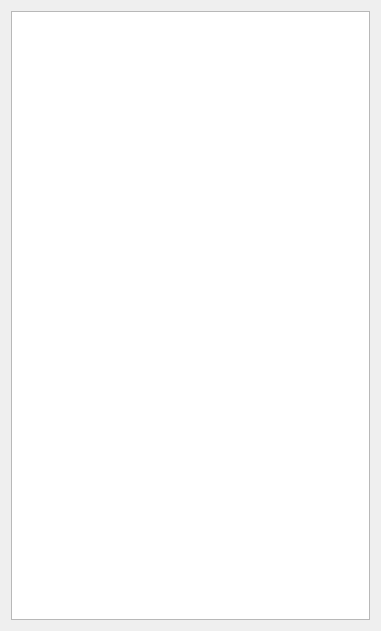
<?xml version="1.0" encoding="UTF-8"?>
<ui version="4.0">
 <class>PlayersPanel</class>
 <widget class="QWidget" name="PlayersPanel">
  <property name="geometry">
   <rect>
    <x>0</x>
    <y>0</y>
    <width>381</width>
    <height>631</height>
   </rect>
  </property>
  <property name="windowTitle">
   <string>Player List</string>
  </property>
  <layout class="QVBoxLayout" name="verticalLayout_2">
   <item>
    <layout class="QVBoxLayout" name="verticalLayout">
     <item>
      <widget class="UserListView" name="m_playerView"/>
     </item>
     <item>
      <layout class="QHBoxLayout" name="horizontalLayout"/>
     </item>
    </layout>
   </item>
  </layout>
 </widget>
 <customwidgets>
  <customwidget>
   <class>UserListView</class>
   <extends>QTreeView</extends>
   <header>modelviews/userlistview.h</header>
  </customwidget>
 </customwidgets>
 <resources/>
 <connections/>
</ui>
